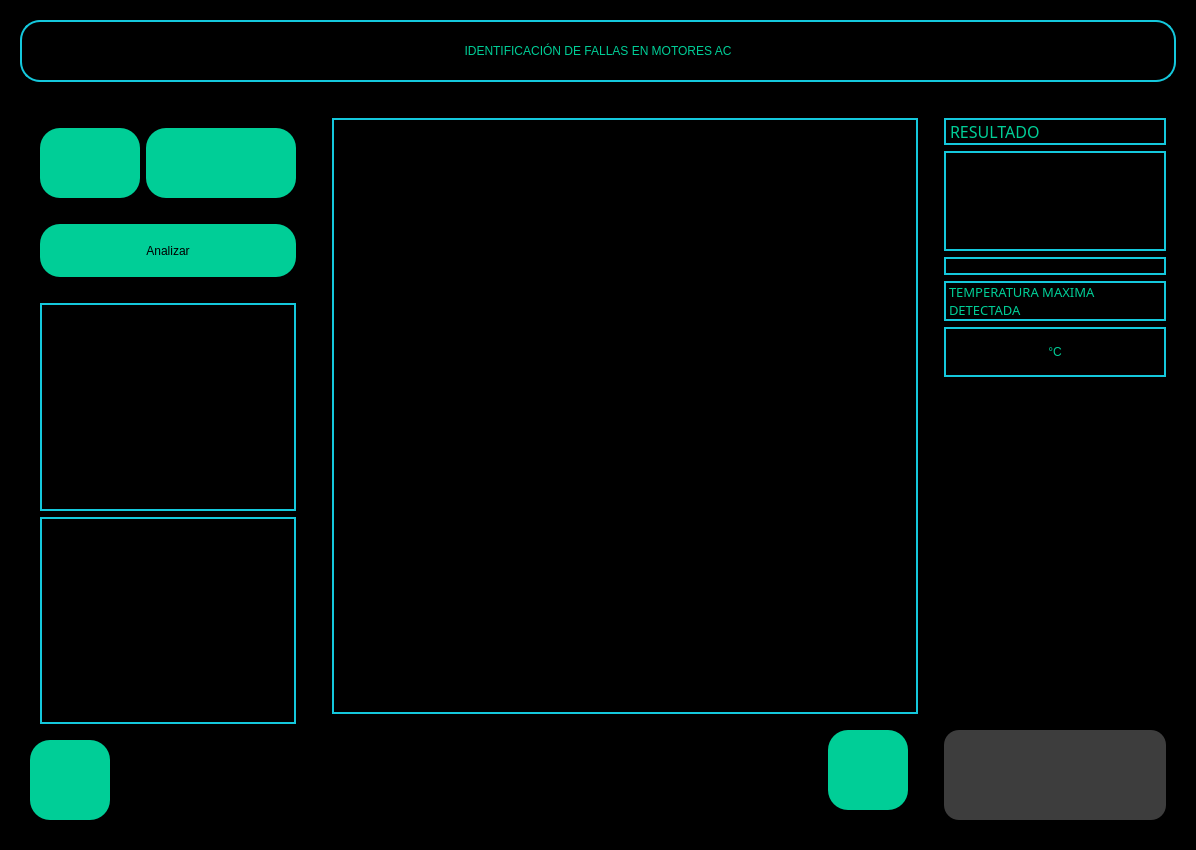
<?xml version="1.0" encoding="UTF-8"?>
<ui version="4.0">
 <class>MainWindow</class>
 <widget class="QMainWindow" name="MainWindow">
  <property name="geometry">
   <rect>
    <x>0</x>
    <y>0</y>
    <width>1196</width>
    <height>850</height>
   </rect>
  </property>
  <property name="windowTitle">
   <string>MainWindow</string>
  </property>
  <widget class="QWidget" name="centralwidget">
   <layout class="QVBoxLayout" name="verticalLayout">
    <property name="leftMargin">
     <number>0</number>
    </property>
    <property name="topMargin">
     <number>0</number>
    </property>
    <property name="rightMargin">
     <number>0</number>
    </property>
    <property name="bottomMargin">
     <number>0</number>
    </property>
    <item>
     <widget class="QFrame" name="frame">
      <property name="styleSheet">
       <string notr="true">background-color:rgb(0, 0, 0)</string>
      </property>
      <property name="frameShape">
       <enum>QFrame::StyledPanel</enum>
      </property>
      <property name="frameShadow">
       <enum>QFrame::Raised</enum>
      </property>
      <layout class="QVBoxLayout" name="verticalLayout_2" stretch="1,9">
       <item>
        <widget class="QFrame" name="frame_2">
         <property name="styleSheet">
          <string notr="true">QLabel {
    font: 87 20pt &quot;Arial Black&quot;;
    background-color:#000000ff;
    color: rgb(0, 206, 151);
    border:2px solid #14C8DC;
	border-radius:20px
}</string>
         </property>
         <property name="frameShape">
          <enum>QFrame::StyledPanel</enum>
         </property>
         <property name="frameShadow">
          <enum>QFrame::Raised</enum>
         </property>
         <layout class="QHBoxLayout" name="horizontalLayout_2">
          <item>
           <widget class="QLabel" name="label_3">
            <property name="text">
             <string>IDENTIFICACIÓN DE FALLAS EN MOTORES AC</string>
            </property>
            <property name="alignment">
             <set>Qt::AlignCenter</set>
            </property>
           </widget>
          </item>
         </layout>
        </widget>
       </item>
       <item>
        <widget class="QFrame" name="total">
         <property name="frameShape">
          <enum>QFrame::StyledPanel</enum>
         </property>
         <property name="frameShadow">
          <enum>QFrame::Raised</enum>
         </property>
         <layout class="QHBoxLayout" name="horizontalLayout" stretch="0,5,2">
          <item>
           <widget class="QFrame" name="Izq">
            <property name="styleSheet">
             <string notr="true">QLabel {
    font: 87 12pt &quot;Arial Black&quot;;
    background-color:#000000ff;
    color: rgb(0, 206, 151);
    border:2px solid #14C8DC;
}

QPushButton {
    background-color: rgb(0, 206, 151);
    border-radius: 20px;
    color: rgb(0,0,0);
    font: 77 13pt &quot;Arial Black&quot;;
}

QPushButton:hover {
    background-color: rgb(255,255,255);
    border-radius: 20px;
}</string>
            </property>
            <property name="frameShape">
             <enum>QFrame::StyledPanel</enum>
            </property>
            <property name="frameShadow">
             <enum>QFrame::Raised</enum>
            </property>
            <layout class="QVBoxLayout" name="verticalLayout_4" stretch="1,1,6,1">
             <item>
              <widget class="QFrame" name="frame_8">
               <property name="frameShape">
                <enum>QFrame::StyledPanel</enum>
               </property>
               <property name="frameShadow">
                <enum>QFrame::Raised</enum>
               </property>
               <layout class="QHBoxLayout" name="horizontalLayout_3" stretch="0,0">
                <item>
                 <widget class="QPushButton" name="bt_img">
                  <property name="sizePolicy">
                   <sizepolicy hsizetype="Expanding" vsizetype="Expanding">
                    <horstretch>0</horstretch>
                    <verstretch>0</verstretch>
                   </sizepolicy>
                  </property>
                  <property name="minimumSize">
                   <size>
                    <width>100</width>
                    <height>70</height>
                   </size>
                  </property>
                  <property name="cursor">
                   <cursorShape>PointingHandCursor</cursorShape>
                  </property>
                  <property name="styleSheet">
                   <string notr="true"/>
                  </property>
                  <property name="text">
                   <string/>
                  </property>
                  <property name="icon">
                   <iconset>
                    <normaloff>imgs/icon-img.svg</normaloff>imgs/icon-img.svg</iconset>
                  </property>
                  <property name="iconSize">
                   <size>
                    <width>80</width>
                    <height>60</height>
                   </size>
                  </property>
                  <property name="checkable">
                   <bool>false</bool>
                  </property>
                 </widget>
                </item>
                <item>
                 <widget class="QPushButton" name="bt_id">
                  <property name="sizePolicy">
                   <sizepolicy hsizetype="Expanding" vsizetype="Expanding">
                    <horstretch>0</horstretch>
                    <verstretch>0</verstretch>
                   </sizepolicy>
                  </property>
                  <property name="minimumSize">
                   <size>
                    <width>150</width>
                    <height>70</height>
                   </size>
                  </property>
                  <property name="palette">
                   <palette>
                    <active>
                     <colorrole role="WindowText">
                      <brush brushstyle="SolidPattern">
                       <color alpha="255">
                        <red>0</red>
                        <green>0</green>
                        <blue>0</blue>
                       </color>
                      </brush>
                     </colorrole>
                     <colorrole role="Button">
                      <brush brushstyle="SolidPattern">
                       <color alpha="255">
                        <red>0</red>
                        <green>206</green>
                        <blue>151</blue>
                       </color>
                      </brush>
                     </colorrole>
                     <colorrole role="Text">
                      <brush brushstyle="SolidPattern">
                       <color alpha="255">
                        <red>0</red>
                        <green>0</green>
                        <blue>0</blue>
                       </color>
                      </brush>
                     </colorrole>
                     <colorrole role="ButtonText">
                      <brush brushstyle="SolidPattern">
                       <color alpha="255">
                        <red>0</red>
                        <green>0</green>
                        <blue>0</blue>
                       </color>
                      </brush>
                     </colorrole>
                     <colorrole role="Base">
                      <brush brushstyle="SolidPattern">
                       <color alpha="255">
                        <red>0</red>
                        <green>206</green>
                        <blue>151</blue>
                       </color>
                      </brush>
                     </colorrole>
                     <colorrole role="Window">
                      <brush brushstyle="SolidPattern">
                       <color alpha="255">
                        <red>0</red>
                        <green>206</green>
                        <blue>151</blue>
                       </color>
                      </brush>
                     </colorrole>
                     <colorrole role="PlaceholderText">
                      <brush brushstyle="NoBrush">
                       <color alpha="128">
                        <red>0</red>
                        <green>0</green>
                        <blue>0</blue>
                       </color>
                      </brush>
                     </colorrole>
                    </active>
                    <inactive>
                     <colorrole role="WindowText">
                      <brush brushstyle="SolidPattern">
                       <color alpha="255">
                        <red>0</red>
                        <green>0</green>
                        <blue>0</blue>
                       </color>
                      </brush>
                     </colorrole>
                     <colorrole role="Button">
                      <brush brushstyle="SolidPattern">
                       <color alpha="255">
                        <red>0</red>
                        <green>206</green>
                        <blue>151</blue>
                       </color>
                      </brush>
                     </colorrole>
                     <colorrole role="Text">
                      <brush brushstyle="SolidPattern">
                       <color alpha="255">
                        <red>0</red>
                        <green>0</green>
                        <blue>0</blue>
                       </color>
                      </brush>
                     </colorrole>
                     <colorrole role="ButtonText">
                      <brush brushstyle="SolidPattern">
                       <color alpha="255">
                        <red>0</red>
                        <green>0</green>
                        <blue>0</blue>
                       </color>
                      </brush>
                     </colorrole>
                     <colorrole role="Base">
                      <brush brushstyle="SolidPattern">
                       <color alpha="255">
                        <red>0</red>
                        <green>206</green>
                        <blue>151</blue>
                       </color>
                      </brush>
                     </colorrole>
                     <colorrole role="Window">
                      <brush brushstyle="SolidPattern">
                       <color alpha="255">
                        <red>0</red>
                        <green>206</green>
                        <blue>151</blue>
                       </color>
                      </brush>
                     </colorrole>
                     <colorrole role="PlaceholderText">
                      <brush brushstyle="NoBrush">
                       <color alpha="128">
                        <red>0</red>
                        <green>0</green>
                        <blue>0</blue>
                       </color>
                      </brush>
                     </colorrole>
                    </inactive>
                    <disabled>
                     <colorrole role="WindowText">
                      <brush brushstyle="SolidPattern">
                       <color alpha="255">
                        <red>0</red>
                        <green>0</green>
                        <blue>0</blue>
                       </color>
                      </brush>
                     </colorrole>
                     <colorrole role="Button">
                      <brush brushstyle="SolidPattern">
                       <color alpha="255">
                        <red>0</red>
                        <green>206</green>
                        <blue>151</blue>
                       </color>
                      </brush>
                     </colorrole>
                     <colorrole role="Text">
                      <brush brushstyle="SolidPattern">
                       <color alpha="255">
                        <red>0</red>
                        <green>0</green>
                        <blue>0</blue>
                       </color>
                      </brush>
                     </colorrole>
                     <colorrole role="ButtonText">
                      <brush brushstyle="SolidPattern">
                       <color alpha="255">
                        <red>0</red>
                        <green>0</green>
                        <blue>0</blue>
                       </color>
                      </brush>
                     </colorrole>
                     <colorrole role="Base">
                      <brush brushstyle="SolidPattern">
                       <color alpha="255">
                        <red>0</red>
                        <green>206</green>
                        <blue>151</blue>
                       </color>
                      </brush>
                     </colorrole>
                     <colorrole role="Window">
                      <brush brushstyle="SolidPattern">
                       <color alpha="255">
                        <red>0</red>
                        <green>206</green>
                        <blue>151</blue>
                       </color>
                      </brush>
                     </colorrole>
                     <colorrole role="PlaceholderText">
                      <brush brushstyle="NoBrush">
                       <color alpha="128">
                        <red>0</red>
                        <green>0</green>
                        <blue>0</blue>
                       </color>
                      </brush>
                     </colorrole>
                    </disabled>
                   </palette>
                  </property>
                  <property name="font">
                   <font>
                    <family>Arial Black</family>
                    <pointsize>13</pointsize>
                    <weight>9</weight>
                    <italic>false</italic>
                    <bold>false</bold>
                    <kerning>false</kerning>
                   </font>
                  </property>
                  <property name="cursor">
                   <cursorShape>PointingHandCursor</cursorShape>
                  </property>
                  <property name="autoFillBackground">
                   <bool>false</bool>
                  </property>
                  <property name="styleSheet">
                   <string notr="true"/>
                  </property>
                  <property name="text">
                   <string/>
                  </property>
                  <property name="icon">
                   <iconset>
                    <normaloff>imgs/lupa_icon.svg</normaloff>imgs/lupa_icon.svg</iconset>
                  </property>
                  <property name="iconSize">
                   <size>
                    <width>50</width>
                    <height>50</height>
                   </size>
                  </property>
                 </widget>
                </item>
               </layout>
              </widget>
             </item>
             <item>
              <widget class="QFrame" name="frame_3">
               <property name="frameShape">
                <enum>QFrame::StyledPanel</enum>
               </property>
               <property name="frameShadow">
                <enum>QFrame::Raised</enum>
               </property>
               <layout class="QVBoxLayout" name="verticalLayout_6">
                <item>
                 <widget class="QPushButton" name="bt_pred">
                  <property name="sizePolicy">
                   <sizepolicy hsizetype="Expanding" vsizetype="Expanding">
                    <horstretch>0</horstretch>
                    <verstretch>0</verstretch>
                   </sizepolicy>
                  </property>
                  <property name="minimumSize">
                   <size>
                    <width>200</width>
                    <height>50</height>
                   </size>
                  </property>
                  <property name="cursor">
                   <cursorShape>PointingHandCursor</cursorShape>
                  </property>
                  <property name="text">
                   <string>Analizar</string>
                  </property>
                 </widget>
                </item>
               </layout>
              </widget>
             </item>
             <item>
              <widget class="QFrame" name="frame_4">
               <property name="frameShape">
                <enum>QFrame::StyledPanel</enum>
               </property>
               <property name="frameShadow">
                <enum>QFrame::Raised</enum>
               </property>
               <layout class="QVBoxLayout" name="verticalLayout_7">
                <item>
                 <widget class="QLabel" name="img_mostrar">
                  <property name="text">
                   <string/>
                  </property>
                 </widget>
                </item>
                <item>
                 <widget class="QLabel" name="histogram_img">
                  <property name="text">
                   <string/>
                  </property>
                 </widget>
                </item>
               </layout>
              </widget>
             </item>
             <item>
              <widget class="QPushButton" name="bt_open_config">
               <property name="minimumSize">
                <size>
                 <width>80</width>
                 <height>80</height>
                </size>
               </property>
               <property name="maximumSize">
                <size>
                 <width>80</width>
                 <height>80</height>
                </size>
               </property>
               <property name="text">
                <string/>
               </property>
               <property name="icon">
                <iconset>
                 <normaloff>imgs/sett_icon.svg</normaloff>imgs/sett_icon.svg</iconset>
               </property>
               <property name="iconSize">
                <size>
                 <width>70</width>
                 <height>70</height>
                </size>
               </property>
              </widget>
             </item>
            </layout>
           </widget>
          </item>
          <item>
           <widget class="QFrame" name="centro">
            <property name="styleSheet">
             <string notr="true">QLabel {
    font: 87 12pt &quot;Arial Black&quot;;
    background-color:#000000ff;
    color: rgb(0, 206, 151);
    border:2px solid #14C8DC;
}</string>
            </property>
            <property name="frameShape">
             <enum>QFrame::StyledPanel</enum>
            </property>
            <property name="frameShadow">
             <enum>QFrame::Raised</enum>
            </property>
            <layout class="QVBoxLayout" name="verticalLayout_3" stretch="5,0">
             <item>
              <widget class="QLabel" name="imagen_label">
               <property name="maximumSize">
                <size>
                 <width>16777215</width>
                 <height>16777215</height>
                </size>
               </property>
               <property name="text">
                <string/>
               </property>
              </widget>
             </item>
             <item>
              <widget class="QFrame" name="frame_7">
               <property name="styleSheet">
                <string notr="true">QLabel {
    font: 87 12pt &quot;Arial Black&quot;;
    background-color:#000000ff;
    color: rgb(0, 206, 151);
    border:2px solid #14C8DC;
}

QLineEdit {
    border:0px;
    color: rgb(255, 255, 255);
    border-bottom:2px solid rgb(61, 61, 61);
    font: 75 12pt &quot;Times New Roman&quot;;
}

QPushButton {
    background-color: rgb(0, 206, 151);
    border-radius: 20px;
    color: rgb(0,0,0);
    font: 77 10pt &quot;Arial Black&quot;;
}

QPushButton:hover {
    background-color: rgb(255,255,255);
    border-radius: 20px;
}
</string>
               </property>
               <property name="frameShape">
                <enum>QFrame::StyledPanel</enum>
               </property>
               <property name="frameShadow">
                <enum>QFrame::Raised</enum>
               </property>
               <layout class="QHBoxLayout" name="horizontalLayout_4">
                <item>
                 <spacer name="horizontalSpacer">
                  <property name="orientation">
                   <enum>Qt::Horizontal</enum>
                  </property>
                  <property name="sizeHint" stdset="0">
                   <size>
                    <width>40</width>
                    <height>20</height>
                   </size>
                  </property>
                 </spacer>
                </item>
                <item>
                 <widget class="QPushButton" name="bt_rst">
                  <property name="sizePolicy">
                   <sizepolicy hsizetype="Maximum" vsizetype="Maximum">
                    <horstretch>0</horstretch>
                    <verstretch>0</verstretch>
                   </sizepolicy>
                  </property>
                  <property name="minimumSize">
                   <size>
                    <width>80</width>
                    <height>80</height>
                   </size>
                  </property>
                  <property name="text">
                   <string/>
                  </property>
                  <property name="icon">
                   <iconset>
                    <normaloff>imgs/reset_icon.svg</normaloff>imgs/reset_icon.svg</iconset>
                  </property>
                  <property name="iconSize">
                   <size>
                    <width>50</width>
                    <height>50</height>
                   </size>
                  </property>
                 </widget>
                </item>
               </layout>
              </widget>
             </item>
            </layout>
           </widget>
          </item>
          <item>
           <widget class="QFrame" name="Der">
            <property name="styleSheet">
             <string notr="true">QLabel {
    font: 87 12pt &quot;Arial Black&quot;;
    background-color:#000000ff;
    color: rgb(0, 206, 151);
    border:2px solid #14C8DC;
}

QLineEdit {
    border:0px;
    color: rgb(255, 255, 255);
    border-bottom:2px solid rgb(61, 61, 61);
    font: 75 12pt &quot;Times New Roman&quot;;
}

QPushButton {
    background-color: rgb(61, 61, 61);
    border-radius: 15px;
    color: rgb(255, 255, 255);
    font: 77 10pt &quot;Arial Black&quot;;
}

QPushButton:hover {
    background-color: rgb(0, 206, 151);
    border-radius: 15px;
}
</string>
            </property>
            <property name="frameShape">
             <enum>QFrame::StyledPanel</enum>
            </property>
            <property name="frameShadow">
             <enum>QFrame::Raised</enum>
            </property>
            <layout class="QVBoxLayout" name="verticalLayout_5">
             <item>
              <widget class="QLabel" name="label">
               <property name="font">
                <font>
                 <family>Arial Black</family>
                 <pointsize>12</pointsize>
                 <weight>10</weight>
                 <italic>false</italic>
                 <bold>false</bold>
                </font>
               </property>
               <property name="styleSheet">
                <string notr="true">color-background:rgb(255, 255, 255)</string>
               </property>
               <property name="text">
                <string>RESULTADO</string>
               </property>
               <property name="textFormat">
                <enum>Qt::AutoText</enum>
               </property>
              </widget>
             </item>
             <item>
              <widget class="QLabel" name="res_label">
               <property name="minimumSize">
                <size>
                 <width>0</width>
                 <height>100</height>
                </size>
               </property>
               <property name="text">
                <string/>
               </property>
               <property name="alignment">
                <set>Qt::AlignCenter</set>
               </property>
              </widget>
             </item>
             <item>
              <widget class="QLabel" name="label_grafico">
               <property name="text">
                <string/>
               </property>
              </widget>
             </item>
             <item>
              <widget class="QLabel" name="label_2">
               <property name="sizePolicy">
                <sizepolicy hsizetype="Minimum" vsizetype="Preferred">
                 <horstretch>0</horstretch>
                 <verstretch>0</verstretch>
                </sizepolicy>
               </property>
               <property name="maximumSize">
                <size>
                 <width>16777215</width>
                 <height>16777215</height>
                </size>
               </property>
               <property name="font">
                <font>
                 <family>Arial Black</family>
                 <pointsize>10</pointsize>
                 <weight>10</weight>
                 <italic>false</italic>
                 <bold>false</bold>
                </font>
               </property>
               <property name="styleSheet">
                <string notr="true">QLabel {
    font: 87 10pt &quot;Arial Black&quot;;
    background-color:#000000ff;
    color: rgb(0, 206, 151);
    border:2px solid #14C8DC;
}</string>
               </property>
               <property name="text">
                <string>TEMPERATURA MAXIMA 
DETECTADA</string>
               </property>
              </widget>
             </item>
             <item>
              <widget class="QLabel" name="temp_lbl">
               <property name="minimumSize">
                <size>
                 <width>0</width>
                 <height>50</height>
                </size>
               </property>
               <property name="text">
                <string>°C</string>
               </property>
               <property name="alignment">
                <set>Qt::AlignCenter</set>
               </property>
              </widget>
             </item>
             <item>
              <spacer name="verticalSpacer">
               <property name="orientation">
                <enum>Qt::Vertical</enum>
               </property>
               <property name="sizeHint" stdset="0">
                <size>
                 <width>20</width>
                 <height>327</height>
                </size>
               </property>
              </spacer>
             </item>
             <item>
              <widget class="QPushButton" name="bt_save">
               <property name="minimumSize">
                <size>
                 <width>90</width>
                 <height>90</height>
                </size>
               </property>
               <property name="cursor">
                <cursorShape>PointingHandCursor</cursorShape>
               </property>
               <property name="text">
                <string/>
               </property>
               <property name="icon">
                <iconset>
                 <normaloff>imgs/save_icon.svg</normaloff>imgs/save_icon.svg</iconset>
               </property>
               <property name="iconSize">
                <size>
                 <width>50</width>
                 <height>50</height>
                </size>
               </property>
              </widget>
             </item>
            </layout>
            <zorder>label_2</zorder>
            <zorder>label</zorder>
            <zorder>temp_lbl</zorder>
            <zorder>res_label</zorder>
            <zorder>bt_save</zorder>
            <zorder>verticalSpacer</zorder>
            <zorder>label_grafico</zorder>
           </widget>
          </item>
         </layout>
        </widget>
       </item>
      </layout>
     </widget>
    </item>
   </layout>
  </widget>
 </widget>
 <resources/>
 <connections/>
</ui>
